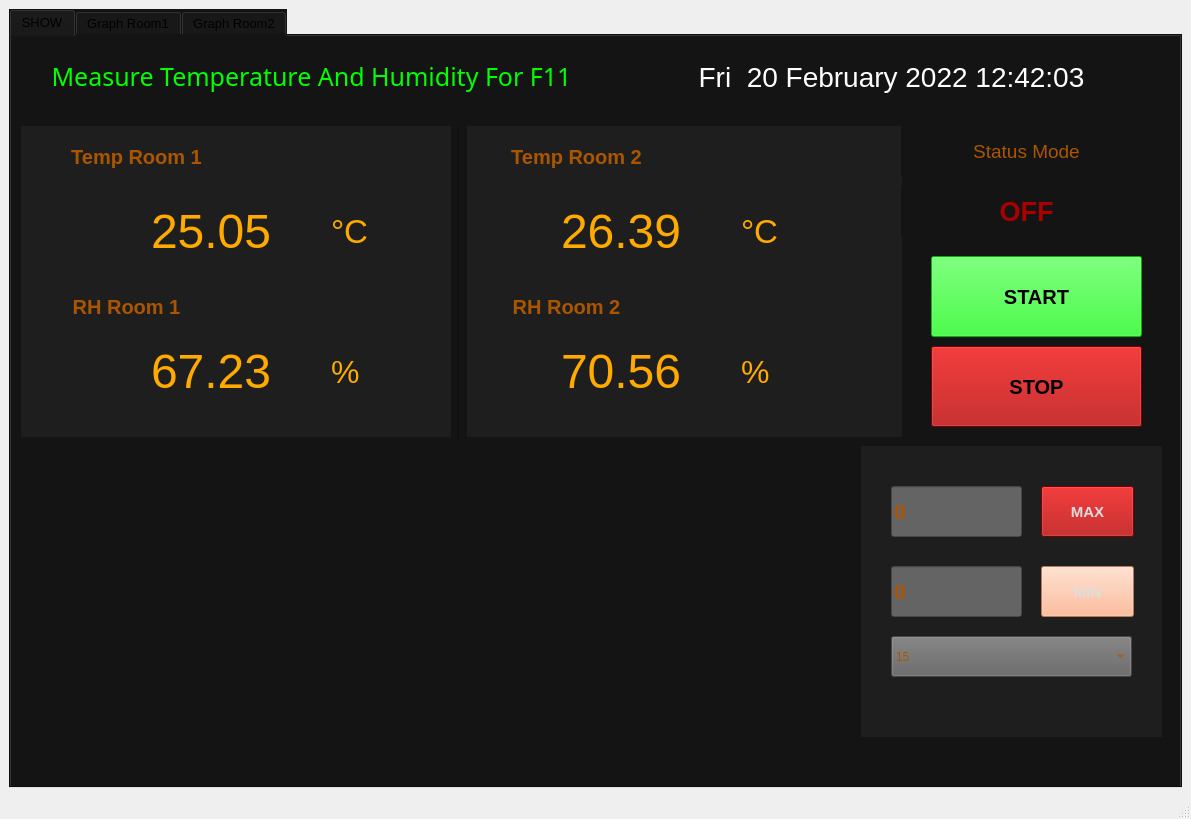
<?xml version="1.0" encoding="UTF-8"?>
<ui version="4.0">
 <class>MainWindow</class>
 <widget class="QMainWindow" name="MainWindow">
  <property name="geometry">
   <rect>
    <x>0</x>
    <y>0</y>
    <width>1191</width>
    <height>819</height>
   </rect>
  </property>
  <property name="windowTitle">
   <string>MainWindow</string>
  </property>
  <widget class="QWidget" name="centralwidget">
   <layout class="QVBoxLayout" name="verticalLayout_2">
    <item>
     <widget class="QTabWidget" name="tabWidget">
      <property name="font">
       <font>
        <pointsize>10</pointsize>
        <weight>50</weight>
        <bold>false</bold>
       </font>
      </property>
      <property name="toolTip">
       <string>&lt;!DOCTYPE HTML PUBLIC &quot;-//W3C//DTD HTML 4.0//EN&quot; &quot;http://www.w3.org/TR/REC-html40/strict.dtd&quot;&gt;
&lt;html&gt;&lt;head&gt;&lt;meta name=&quot;qrichtext&quot; content=&quot;1&quot; /&gt;&lt;style type=&quot;text/css&quot;&gt;
p, li { white-space: pre-wrap; }
&lt;/style&gt;&lt;/head&gt;&lt;body style=&quot; font-family:'MS Shell Dlg 2'; font-size:10pt; font-weight:400; font-style:normal;&quot;&gt;
&lt;p style=&quot;-qt-paragraph-type:empty; margin-top:0px; margin-bottom:0px; margin-left:0px; margin-right:0px; -qt-block-indent:0; text-indent:0px;&quot;&gt;&lt;br /&gt;&lt;/p&gt;&lt;/body&gt;&lt;/html&gt;</string>
      </property>
      <property name="styleSheet">
       <string notr="true">background-color: rgb(20, 20, 20);
</string>
      </property>
      <property name="currentIndex">
       <number>0</number>
      </property>
      <widget class="QWidget" name="tab">
       <attribute name="title">
        <string>SHOW</string>
       </attribute>
       <widget class="QLabel" name="label">
        <property name="geometry">
         <rect>
          <x>600</x>
          <y>10</y>
          <width>561</width>
          <height>61</height>
         </rect>
        </property>
        <property name="font">
         <font>
          <pointsize>21</pointsize>
         </font>
        </property>
        <property name="layoutDirection">
         <enum>Qt::LeftToRight</enum>
        </property>
        <property name="styleSheet">
         <string notr="true">color: rgb(255, 255, 255);</string>
        </property>
        <property name="text">
         <string>Fri  20 February 2022 12:42:03</string>
        </property>
        <property name="alignment">
         <set>Qt::AlignCenter</set>
        </property>
       </widget>
       <widget class="QLabel" name="label_2">
        <property name="geometry">
         <rect>
          <x>10</x>
          <y>90</y>
          <width>881</width>
          <height>311</height>
         </rect>
        </property>
        <property name="styleSheet">
         <string notr="true">background-color: rgb(30, 30, 30);
</string>
        </property>
        <property name="text">
         <string/>
        </property>
       </widget>
       <widget class="QLabel" name="label_4">
        <property name="geometry">
         <rect>
          <x>140</x>
          <y>160</y>
          <width>181</width>
          <height>71</height>
         </rect>
        </property>
        <property name="font">
         <font>
          <pointsize>36</pointsize>
         </font>
        </property>
        <property name="styleSheet">
         <string notr="true">color: rgb(255, 170, 0);
background-color: rgb(30, 30, 30);D</string>
        </property>
        <property name="text">
         <string>25.05</string>
        </property>
       </widget>
       <widget class="QLabel" name="label_8">
        <property name="geometry">
         <rect>
          <x>480</x>
          <y>90</y>
          <width>171</width>
          <height>61</height>
         </rect>
        </property>
        <property name="font">
         <font>
          <pointsize>15</pointsize>
          <weight>75</weight>
          <italic>false</italic>
          <bold>true</bold>
          <underline>false</underline>
          <strikeout>false</strikeout>
         </font>
        </property>
        <property name="styleSheet">
         <string notr="true">color: rgb(170, 85, 0);
background-color: rgb(30, 30, 30);</string>
        </property>
        <property name="text">
         <string>Temp Room 2</string>
        </property>
        <property name="alignment">
         <set>Qt::AlignCenter</set>
        </property>
       </widget>
       <widget class="QLabel" name="label_3">
        <property name="geometry">
         <rect>
          <x>40</x>
          <y>240</y>
          <width>151</width>
          <height>61</height>
         </rect>
        </property>
        <property name="font">
         <font>
          <pointsize>15</pointsize>
          <weight>75</weight>
          <bold>true</bold>
         </font>
        </property>
        <property name="styleSheet">
         <string notr="true">color: rgb(170, 85, 0);
background-color: rgb(30, 30, 30);</string>
        </property>
        <property name="text">
         <string>RH Room 1</string>
        </property>
        <property name="alignment">
         <set>Qt::AlignCenter</set>
        </property>
       </widget>
       <widget class="QLabel" name="label_6">
        <property name="geometry">
         <rect>
          <x>320</x>
          <y>300</y>
          <width>61</width>
          <height>71</height>
         </rect>
        </property>
        <property name="font">
         <font>
          <pointsize>24</pointsize>
         </font>
        </property>
        <property name="styleSheet">
         <string notr="true">color: rgb(255, 170, 0);
background-color: rgb(30, 30, 30);</string>
        </property>
        <property name="text">
         <string>%</string>
        </property>
       </widget>
       <widget class="QLabel" name="label_13">
        <property name="geometry">
         <rect>
          <x>480</x>
          <y>240</y>
          <width>151</width>
          <height>61</height>
         </rect>
        </property>
        <property name="font">
         <font>
          <pointsize>15</pointsize>
          <weight>75</weight>
          <bold>true</bold>
         </font>
        </property>
        <property name="styleSheet">
         <string notr="true">color: rgb(170, 85, 0);
background-color: rgb(30, 30, 30);</string>
        </property>
        <property name="text">
         <string>RH Room 2</string>
        </property>
        <property name="alignment">
         <set>Qt::AlignCenter</set>
        </property>
       </widget>
       <widget class="QLabel" name="label_10">
        <property name="geometry">
         <rect>
          <x>730</x>
          <y>160</y>
          <width>91</width>
          <height>71</height>
         </rect>
        </property>
        <property name="font">
         <font>
          <pointsize>25</pointsize>
         </font>
        </property>
        <property name="styleSheet">
         <string notr="true">color: rgb(255, 170, 0);
background-color: rgb(30, 30, 30);</string>
        </property>
        <property name="text">
         <string>°C</string>
        </property>
       </widget>
       <widget class="QLabel" name="label_7">
        <property name="geometry">
         <rect>
          <x>320</x>
          <y>160</y>
          <width>91</width>
          <height>71</height>
         </rect>
        </property>
        <property name="font">
         <font>
          <pointsize>25</pointsize>
         </font>
        </property>
        <property name="styleSheet">
         <string notr="true">color: rgb(255, 170, 0);
background-color: rgb(30, 30, 30);</string>
        </property>
        <property name="text">
         <string>°C</string>
        </property>
       </widget>
       <widget class="QLabel" name="label_5">
        <property name="geometry">
         <rect>
          <x>40</x>
          <y>90</y>
          <width>171</width>
          <height>61</height>
         </rect>
        </property>
        <property name="font">
         <font>
          <pointsize>15</pointsize>
          <weight>75</weight>
          <bold>true</bold>
         </font>
        </property>
        <property name="styleSheet">
         <string notr="true">color: rgb(170, 85, 0);
background-color: rgb(30, 30, 30);</string>
        </property>
        <property name="text">
         <string>Temp Room 1</string>
        </property>
        <property name="alignment">
         <set>Qt::AlignCenter</set>
        </property>
       </widget>
       <widget class="QLabel" name="label_12">
        <property name="geometry">
         <rect>
          <x>140</x>
          <y>300</y>
          <width>181</width>
          <height>71</height>
         </rect>
        </property>
        <property name="font">
         <font>
          <pointsize>36</pointsize>
         </font>
        </property>
        <property name="styleSheet">
         <string notr="true">color: rgb(255, 170, 0);
background-color: rgb(30, 30, 30);</string>
        </property>
        <property name="text">
         <string>67.23</string>
        </property>
       </widget>
       <widget class="QLabel" name="label_14">
        <property name="geometry">
         <rect>
          <x>730</x>
          <y>300</y>
          <width>61</width>
          <height>71</height>
         </rect>
        </property>
        <property name="font">
         <font>
          <pointsize>24</pointsize>
         </font>
        </property>
        <property name="styleSheet">
         <string notr="true">color: rgb(255, 170, 0);
background-color: rgb(30, 30, 30);</string>
        </property>
        <property name="text">
         <string>%</string>
        </property>
       </widget>
       <widget class="QLabel" name="label_15">
        <property name="geometry">
         <rect>
          <x>550</x>
          <y>160</y>
          <width>181</width>
          <height>71</height>
         </rect>
        </property>
        <property name="font">
         <font>
          <pointsize>36</pointsize>
         </font>
        </property>
        <property name="styleSheet">
         <string notr="true">color: rgb(255, 170, 0);
background-color: rgb(30, 30, 30);</string>
        </property>
        <property name="text">
         <string>26.39</string>
        </property>
       </widget>
       <widget class="QLabel" name="label_16">
        <property name="geometry">
         <rect>
          <x>550</x>
          <y>300</y>
          <width>181</width>
          <height>71</height>
         </rect>
        </property>
        <property name="font">
         <font>
          <pointsize>36</pointsize>
         </font>
        </property>
        <property name="styleSheet">
         <string notr="true">color: rgb(255, 170, 0);
background-color: rgb(30, 30, 30);</string>
        </property>
        <property name="text">
         <string>70.56</string>
        </property>
       </widget>
       <widget class="QPushButton" name="pushButton_3">
        <property name="geometry">
         <rect>
          <x>920</x>
          <y>220</y>
          <width>211</width>
          <height>81</height>
         </rect>
        </property>
        <property name="font">
         <font>
          <pointsize>15</pointsize>
          <weight>75</weight>
          <bold>true</bold>
         </font>
        </property>
        <property name="styleSheet">
         <string notr="true">color: rgb(0, 0, 0);
background-color: rgb(0, 255, 0);</string>
        </property>
        <property name="text">
         <string>START</string>
        </property>
       </widget>
       <widget class="QPushButton" name="pushButton_4">
        <property name="geometry">
         <rect>
          <x>920</x>
          <y>310</y>
          <width>211</width>
          <height>81</height>
         </rect>
        </property>
        <property name="font">
         <font>
          <pointsize>15</pointsize>
          <weight>75</weight>
          <bold>true</bold>
         </font>
        </property>
        <property name="styleSheet">
         <string notr="true">color: rgb(0, 0, 0);
background-color: rgb(170, 0, 0);</string>
        </property>
        <property name="text">
         <string>STOP</string>
        </property>
       </widget>
       <widget class="QLabel" name="label_17">
        <property name="geometry">
         <rect>
          <x>10</x>
          <y>10</y>
          <width>581</width>
          <height>61</height>
         </rect>
        </property>
        <property name="font">
         <font>
          <family>Tw Cen MT Condensed Extra Bold</family>
          <pointsize>19</pointsize>
          <weight>50</weight>
          <italic>false</italic>
          <bold>false</bold>
          <underline>false</underline>
         </font>
        </property>
        <property name="styleSheet">
         <string notr="true">color: rgb(0, 255, 0);</string>
        </property>
        <property name="text">
         <string>Measure Temperature And Humidity For F11</string>
        </property>
        <property name="alignment">
         <set>Qt::AlignCenter</set>
        </property>
       </widget>
       <widget class="QLabel" name="label_18">
        <property name="geometry">
         <rect>
          <x>850</x>
          <y>410</y>
          <width>301</width>
          <height>291</height>
         </rect>
        </property>
        <property name="styleSheet">
         <string notr="true">background-color: rgb(30, 30, 30);</string>
        </property>
        <property name="text">
         <string/>
        </property>
       </widget>
       <widget class="QPushButton" name="pushButton_5">
        <property name="geometry">
         <rect>
          <x>1030</x>
          <y>450</y>
          <width>93</width>
          <height>51</height>
         </rect>
        </property>
        <property name="font">
         <font>
          <pointsize>11</pointsize>
          <weight>75</weight>
          <bold>true</bold>
         </font>
        </property>
        <property name="styleSheet">
         <string notr="true">background-color: rgb(170, 0, 0);
color: rgb(221, 221, 221);</string>
        </property>
        <property name="text">
         <string>MAX</string>
        </property>
       </widget>
       <widget class="QPushButton" name="pushButton_6">
        <property name="geometry">
         <rect>
          <x>1030</x>
          <y>530</y>
          <width>93</width>
          <height>51</height>
         </rect>
        </property>
        <property name="font">
         <font>
          <pointsize>11</pointsize>
          <weight>75</weight>
          <bold>true</bold>
         </font>
        </property>
        <property name="styleSheet">
         <string notr="true">background-color: rgb(255, 170, 127);
color: rgb(221, 221, 221);</string>
        </property>
        <property name="text">
         <string>MIN</string>
        </property>
       </widget>
       <widget class="QLineEdit" name="lineEdit">
        <property name="geometry">
         <rect>
          <x>880</x>
          <y>450</y>
          <width>131</width>
          <height>51</height>
         </rect>
        </property>
        <property name="font">
         <font>
          <pointsize>16</pointsize>
          <weight>75</weight>
          <bold>true</bold>
         </font>
        </property>
        <property name="styleSheet">
         <string notr="true">background-color: rgb(100, 100, 100);
color: rgb(170, 85, 0);</string>
        </property>
        <property name="text">
         <string>0</string>
        </property>
       </widget>
       <widget class="QLineEdit" name="lineEdit_2">
        <property name="geometry">
         <rect>
          <x>880</x>
          <y>530</y>
          <width>131</width>
          <height>51</height>
         </rect>
        </property>
        <property name="font">
         <font>
          <pointsize>16</pointsize>
          <weight>75</weight>
          <bold>true</bold>
         </font>
        </property>
        <property name="styleSheet">
         <string notr="true">background-color: rgb(100, 100, 100);
color: rgb(170, 85, 0);</string>
        </property>
        <property name="text">
         <string>0</string>
        </property>
       </widget>
       <widget class="Line" name="line">
        <property name="geometry">
         <rect>
          <x>440</x>
          <y>90</y>
          <width>16</width>
          <height>311</height>
         </rect>
        </property>
        <property name="orientation">
         <enum>Qt::Vertical</enum>
        </property>
       </widget>
       <widget class="QComboBox" name="comboBox">
        <property name="geometry">
         <rect>
          <x>880</x>
          <y>600</y>
          <width>241</width>
          <height>41</height>
         </rect>
        </property>
        <property name="styleSheet">
         <string notr="true">background-color: rgb(100, 100, 100);
color: rgb(170, 85, 0);</string>
        </property>
        <item>
         <property name="text">
          <string>15</string>
         </property>
        </item>
        <item>
         <property name="text">
          <string/>
         </property>
        </item>
       </widget>
       <widget class="QLabel" name="label_23">
        <property name="geometry">
         <rect>
          <x>890</x>
          <y>90</y>
          <width>251</width>
          <height>51</height>
         </rect>
        </property>
        <property name="font">
         <font>
          <pointsize>14</pointsize>
         </font>
        </property>
        <property name="styleSheet">
         <string notr="true">color: rgb(170, 85, 0);</string>
        </property>
        <property name="text">
         <string>Status Mode</string>
        </property>
        <property name="alignment">
         <set>Qt::AlignCenter</set>
        </property>
       </widget>
       <widget class="QLabel" name="label_24">
        <property name="geometry">
         <rect>
          <x>890</x>
          <y>150</y>
          <width>251</width>
          <height>51</height>
         </rect>
        </property>
        <property name="font">
         <font>
          <pointsize>20</pointsize>
          <weight>75</weight>
          <bold>true</bold>
         </font>
        </property>
        <property name="styleSheet">
         <string notr="true">color: rgb(170, 0, 0);</string>
        </property>
        <property name="text">
         <string>OFF</string>
        </property>
        <property name="alignment">
         <set>Qt::AlignCenter</set>
        </property>
       </widget>
      </widget>
      <widget class="QWidget" name="tab_6">
       <attribute name="title">
        <string>Graph Room1</string>
       </attribute>
       <widget class="QTextBrowser" name="textBrowser_2">
        <property name="geometry">
         <rect>
          <x>10</x>
          <y>80</y>
          <width>561</width>
          <height>291</height>
         </rect>
        </property>
        <property name="styleSheet">
         <string notr="true">background-color: rgb(30, 30, 30);</string>
        </property>
       </widget>
       <widget class="QTextBrowser" name="textBrowser_3">
        <property name="geometry">
         <rect>
          <x>590</x>
          <y>80</y>
          <width>561</width>
          <height>291</height>
         </rect>
        </property>
        <property name="styleSheet">
         <string notr="true">background-color: rgb(30, 30, 30);</string>
        </property>
       </widget>
       <widget class="QTextBrowser" name="textBrowser_4">
        <property name="geometry">
         <rect>
          <x>10</x>
          <y>390</y>
          <width>561</width>
          <height>291</height>
         </rect>
        </property>
        <property name="styleSheet">
         <string notr="true">background-color: rgb(30, 30, 30);</string>
        </property>
       </widget>
       <widget class="QTextBrowser" name="textBrowser_5">
        <property name="geometry">
         <rect>
          <x>590</x>
          <y>390</y>
          <width>561</width>
          <height>291</height>
         </rect>
        </property>
        <property name="styleSheet">
         <string notr="true">background-color: rgb(30, 30, 30);</string>
        </property>
       </widget>
       <widget class="QLabel" name="label_19">
        <property name="geometry">
         <rect>
          <x>10</x>
          <y>10</y>
          <width>581</width>
          <height>61</height>
         </rect>
        </property>
        <property name="font">
         <font>
          <family>Tw Cen MT Condensed Extra Bold</family>
          <pointsize>19</pointsize>
          <weight>50</weight>
          <italic>false</italic>
          <bold>false</bold>
          <underline>false</underline>
         </font>
        </property>
        <property name="styleSheet">
         <string notr="true">color: rgb(0, 255, 0);</string>
        </property>
        <property name="text">
         <string>Measure Temperature And Humidity For F11</string>
        </property>
        <property name="alignment">
         <set>Qt::AlignCenter</set>
        </property>
       </widget>
       <widget class="QLabel" name="label_20">
        <property name="geometry">
         <rect>
          <x>590</x>
          <y>10</y>
          <width>571</width>
          <height>61</height>
         </rect>
        </property>
        <property name="font">
         <font>
          <pointsize>21</pointsize>
         </font>
        </property>
        <property name="layoutDirection">
         <enum>Qt::LeftToRight</enum>
        </property>
        <property name="styleSheet">
         <string notr="true">color: rgb(255, 255, 255);</string>
        </property>
        <property name="text">
         <string>Fri  20 February 2022 12:42:03</string>
        </property>
        <property name="alignment">
         <set>Qt::AlignCenter</set>
        </property>
       </widget>
      </widget>
      <widget class="QWidget" name="tab_5">
       <attribute name="title">
        <string>Graph Room2</string>
       </attribute>
       <widget class="QLabel" name="label_21">
        <property name="geometry">
         <rect>
          <x>10</x>
          <y>10</y>
          <width>581</width>
          <height>61</height>
         </rect>
        </property>
        <property name="font">
         <font>
          <family>Tw Cen MT Condensed Extra Bold</family>
          <pointsize>19</pointsize>
          <weight>50</weight>
          <italic>false</italic>
          <bold>false</bold>
          <underline>false</underline>
         </font>
        </property>
        <property name="styleSheet">
         <string notr="true">color: rgb(0, 255, 0);</string>
        </property>
        <property name="text">
         <string>Measure Temperature And Humidity For F11</string>
        </property>
        <property name="alignment">
         <set>Qt::AlignCenter</set>
        </property>
       </widget>
       <widget class="QTextBrowser" name="textBrowser_6">
        <property name="geometry">
         <rect>
          <x>10</x>
          <y>80</y>
          <width>561</width>
          <height>291</height>
         </rect>
        </property>
        <property name="styleSheet">
         <string notr="true">background-color: rgb(30, 30, 30);</string>
        </property>
       </widget>
       <widget class="QTextBrowser" name="textBrowser_7">
        <property name="geometry">
         <rect>
          <x>590</x>
          <y>390</y>
          <width>561</width>
          <height>291</height>
         </rect>
        </property>
        <property name="styleSheet">
         <string notr="true">background-color: rgb(30, 30, 30);</string>
        </property>
       </widget>
       <widget class="QTextBrowser" name="textBrowser_8">
        <property name="geometry">
         <rect>
          <x>590</x>
          <y>80</y>
          <width>561</width>
          <height>291</height>
         </rect>
        </property>
        <property name="styleSheet">
         <string notr="true">background-color: rgb(30, 30, 30);</string>
        </property>
       </widget>
       <widget class="QLabel" name="label_22">
        <property name="geometry">
         <rect>
          <x>590</x>
          <y>10</y>
          <width>571</width>
          <height>61</height>
         </rect>
        </property>
        <property name="font">
         <font>
          <pointsize>21</pointsize>
         </font>
        </property>
        <property name="layoutDirection">
         <enum>Qt::LeftToRight</enum>
        </property>
        <property name="styleSheet">
         <string notr="true">color: rgb(255, 255, 255);</string>
        </property>
        <property name="text">
         <string>Fri  20 February 2022 12:42:03</string>
        </property>
        <property name="alignment">
         <set>Qt::AlignCenter</set>
        </property>
       </widget>
       <widget class="QTextBrowser" name="textBrowser_9">
        <property name="geometry">
         <rect>
          <x>10</x>
          <y>390</y>
          <width>561</width>
          <height>291</height>
         </rect>
        </property>
        <property name="styleSheet">
         <string notr="true">background-color: rgb(30, 30, 30);</string>
        </property>
       </widget>
      </widget>
     </widget>
    </item>
   </layout>
  </widget>
  <widget class="QMenuBar" name="menubar">
   <property name="geometry">
    <rect>
     <x>0</x>
     <y>0</y>
     <width>1191</width>
     <height>21</height>
    </rect>
   </property>
  </widget>
  <widget class="QStatusBar" name="statusbar"/>
 </widget>
 <resources/>
 <connections/>
</ui>
